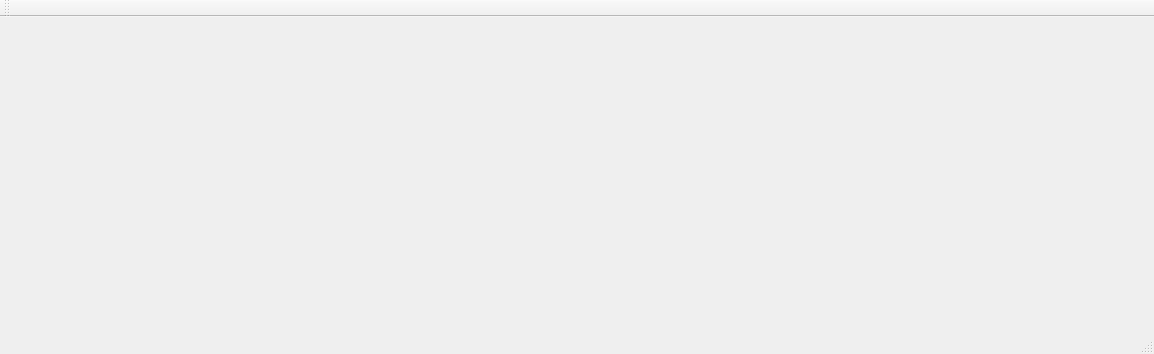
<?xml version="1.0" encoding="UTF-8"?>
<ui version="4.0">
 <class>MainWindow</class>
 <widget class="QMainWindow" name="MainWindow">
  <property name="geometry">
   <rect>
    <x>0</x>
    <y>0</y>
    <width>1154</width>
    <height>354</height>
   </rect>
  </property>
  <property name="windowTitle">
   <string>MainWindow</string>
  </property>
  <widget class="QWidget" name="centralWidget"/>
  <widget class="QMenuBar" name="menuBar">
   <property name="geometry">
    <rect>
     <x>0</x>
     <y>0</y>
     <width>1154</width>
     <height>31</height>
    </rect>
   </property>
  </widget>
  <widget class="QToolBar" name="mainToolBar">
   <attribute name="toolBarArea">
    <enum>TopToolBarArea</enum>
   </attribute>
   <attribute name="toolBarBreak">
    <bool>false</bool>
   </attribute>
  </widget>
  <widget class="QStatusBar" name="statusBar"/>
 </widget>
 <layoutdefault spacing="6" margin="11"/>
 <resources/>
 <connections/>
</ui>
